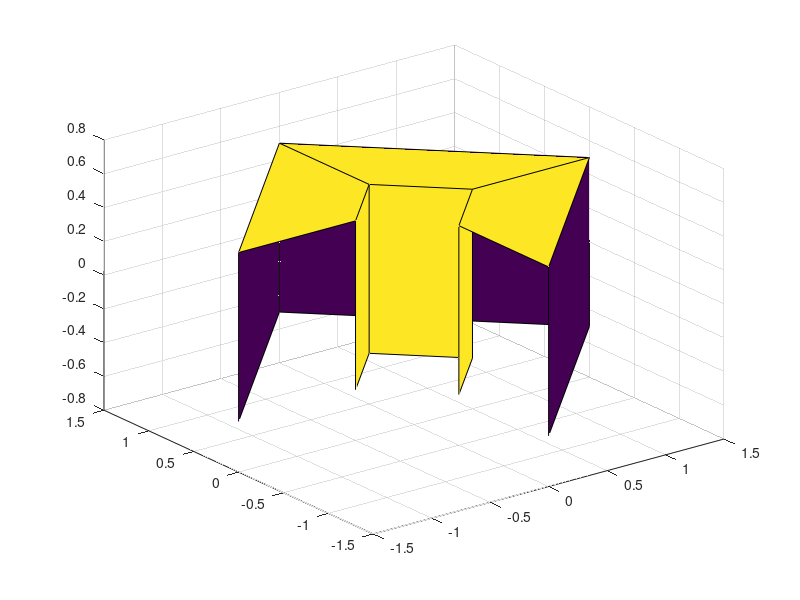

Write MATLAB code to recreate this figure.
function Tore = tore()

Tore = zeros(4,4,3);
Tore(:,:,1) = [-1.5  0.0  1.5  0.0
			   -1.5  0.0  1.5  0.0
			   -0.5  0.0  0.5  0.0
			   -0.5  0.0  0.5  0.0];
Tore(:,:,2) = [ 0.0  1.5  0.0 -1.5
			    0.0  1.5  0.0 -1.5
			    0.0  0.5  0.0 -0.5
			    0.0  0.5  0.0 -0.5];
Tore(:,:,3) = [-0.5 -0.5 -0.5 -0.5
			    0.5  0.5  0.5  0.5
			    0.5  0.5  0.5  0.5
			   -0.5 -0.5 -0.5 -0.5];
          
% Tore(:,2,:) = 2*Tore(:,2,:); % commenter pour avoir une figure symétrique
% Tore(:,1,:) = 0.5*Tore(:,1,:); % commenter pour avoir une figure symétrique
figure(15)
surf(Tore(:,:,1),Tore(:,:,2),Tore(:,:,3))

end